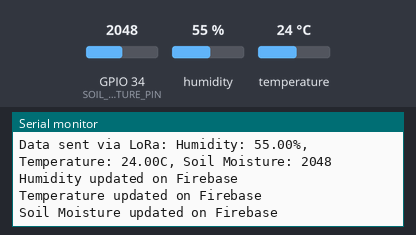
The sketch below on a simulated ESP32. On the bench: the last lines printed to the serial monitor. The inputs (shaded band) are chosen by the test bench; at power-on: humidity 55 %, GPIO 34 (SOIL_MOISTURE_PIN) = 2048, temperature 24 °C. WiFi joins after 1.5 s; servers stay silent unless stated; no radio packets arrive unless stated.

Above: at 3.2 s.
3.3 s: humidity set to 22 %
At 4.77 s:
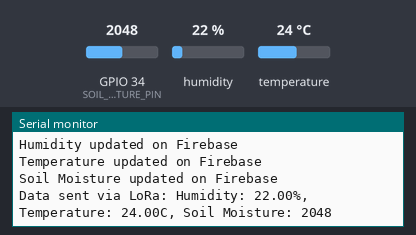
6.6 s: GPIO 34 (SOIL_MOISTURE_PIN) set to 2866
At 7.46 s:
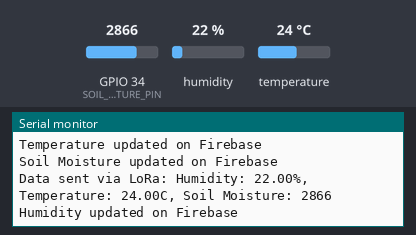
9.9 s: temperature set to 12 °C
At 10.14 s:
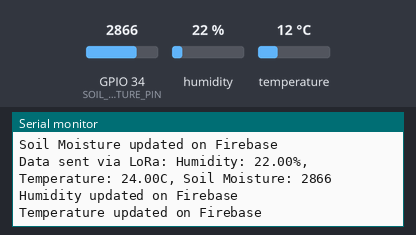
13.2 s: GPIO 34 (SOIL_MOISTURE_PIN) set to 3603
At 14.91 s:
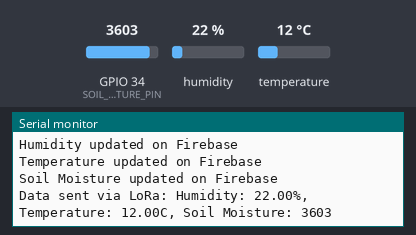
16.5 s: humidity set to 40 %
At 17.45 s:
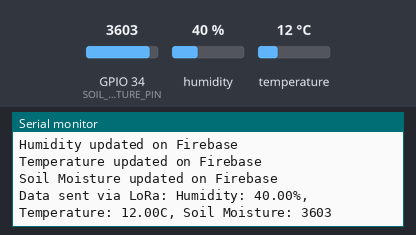
Timing chart, 0 to 19.5 s (numbered marks = the images above; inputs shaded):
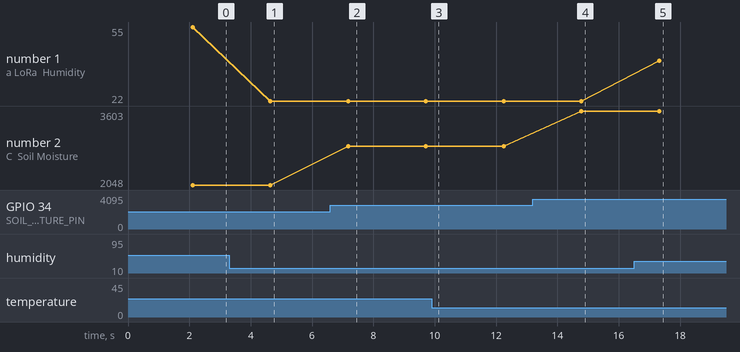

Measured:
- after the input at 3.3 s, the serial monitor: prints a new line after 1.3 s (image 1)
- after the input at 6.6 s, the serial monitor: prints a new line after 0.58 s (image 2)
- after the input at 13.2 s, the serial monitor: prints a new line after 1.6 s (image 4)
- after the input at 16.5 s, the serial monitor: prints a new line after 0.82 s (image 5)
- plotted number 1: 55 → 22 after the input at 3.3 s, 22 → 40 after the input at 16.5 s
- plotted number 2: 2048 → 2866 after the input at 6.6 s, 2866 → 3603 after the input at 13.2 s

The sketch:

Sender_LORA_soil_Temp_Humi.ino
```cpp
#include <WiFi.h>
#include <FirebaseESP32.h>
#include <LoRa.h>
#include <DHT.h>

#define WIFI_SSID "xen"
#define WIFI_PASSWORD "1234567899"
#define FIREBASE_HOST "your_firebase_database_url"
#define FIREBASE_AUTH "your_firebase_database_secret"
#define LORA_SS_PIN 5
#define LORA_RST_PIN 17
#define LORA_DIO0_PIN 16
#define DHTPIN 4
#define DHTTYPE DHT11
#define SOIL_MOISTURE_PIN 34

DHT dht(DHTPIN, DHTTYPE);
FirebaseData firebaseData;

void setup() {
    Serial.begin(115200);

    // Connect to WiFi
    WiFi.begin(WIFI_SSID, WIFI_PASSWORD);
    while (WiFi.status() != WL_CONNECTED) {
        delay(1000);
        Serial.println("Connecting to WiFi...");
    }
    Serial.println("Connected to WiFi");

    // Initialize Firebase
    Firebase.begin(FIREBASE_HOST, FIREBASE_AUTH);
    Firebase.reconnectWiFi(true);
    if (Firebase.ready()) {
        Serial.println("Connected to Firebase");
    } else {
        Serial.println("Failed to connect to Firebase");
    }

    // Initialize LoRa
    if (!LoRa.begin(868E6)) {
        Serial.println("LoRa initialization failed!");
        while (1);
    }
    Serial.println("LoRa Initialized");

    // Initialize DHT sensor
    dht.begin();

    // Set soil moisture sensor pin
    pinMode(SOIL_MOISTURE_PIN, INPUT);
}

void loop() {
    // Read sensor data
    float humidity = dht.readHumidity();
    float temperature = dht.readTemperature();
    int soilMoisture = analogRead(SOIL_MOISTURE_PIN);

    // Check if DHT sensor failed
    if (isnan(humidity) || isnan(temperature)) {
        Serial.println("Failed to read data from DHT sensor!");
        return;
    }

    // Prepare data to send via LoRa
    String sensorData = "Humidity: " + String(humidity) + "%, Temperature: " + String(temperature) + "C, Soil Moisture: " + String(soilMoisture);

    // Send data via LoRa
    LoRa.beginPacket();
    LoRa.print(sensorData);
    LoRa.endPacket();
    Serial.println("Data sent via LoRa: " + sensorData);

    // Upload data to Firebase
    String path = "/SensorData";
    if (Firebase.setFloat(firebaseData, path + "/Humidity", humidity)) {
        Serial.println("Humidity updated on Firebase");
    } else {
        Serial.println("Failed to update Humidity on Firebase: " + firebaseData.errorReason());
    }

    if (Firebase.setFloat(firebaseData, path + "/Temperature", temperature)) {
        Serial.println("Temperature updated on Firebase");
    } else {
        Serial.println("Failed to update Temperature on Firebase: " + firebaseData.errorReason());
    }

    if (Firebase.setInt(firebaseData, path + "/SoilMoisture", soilMoisture)) {
        Serial.println("Soil Moisture updated on Firebase");
    } else {
        Serial.println("Failed to update Soil Moisture on Firebase: " + firebaseData.errorReason());
    }

    // Wait for 2 seconds before the next reading
    delay(2000);
}
```
